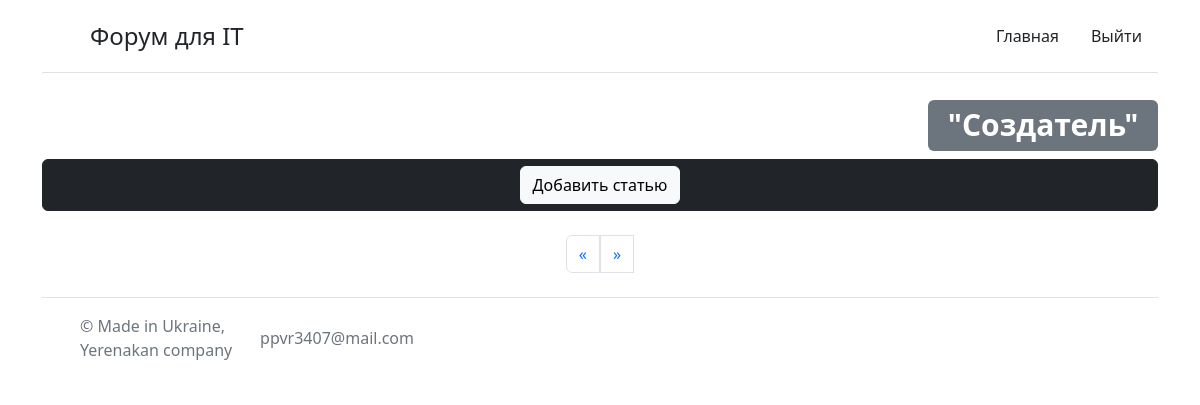
Before: / (signed in) with the older database file.
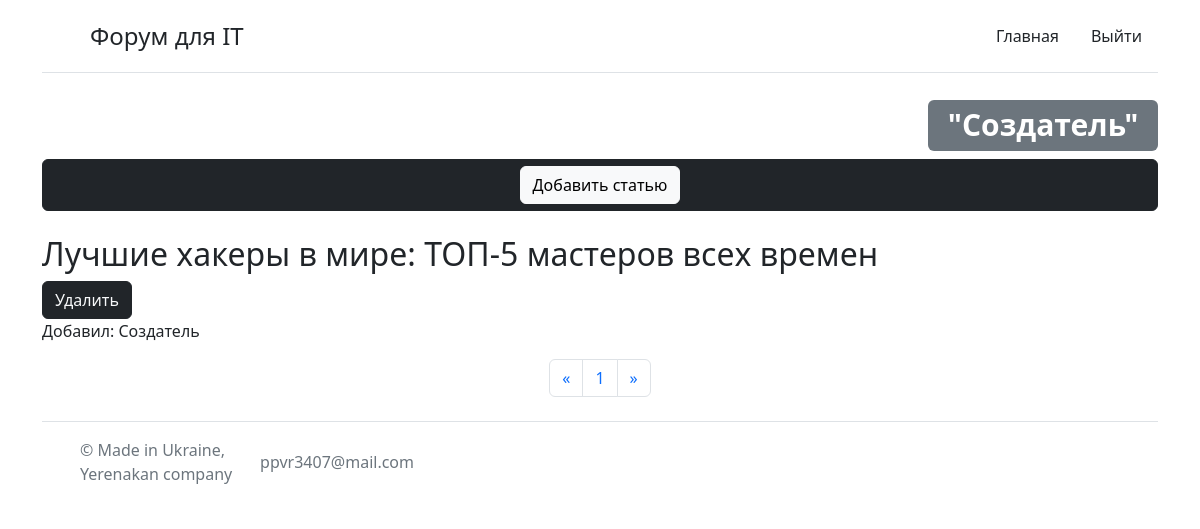
After: the same page with the newer database file.
### packages/modells.py (models this page shows, shortened)
class User(db.Model, UserMixin):
    id = db.Column(db.Integer, primary_key=True)
    login = db.Column(db.String(120), nullable=False, unique=True)
    password = db.Column(db.String, nullable=False)
    user_name = db.Column(db.String(20), nullable=False)
    tel = db.Column(db.String)
    super_vip = db.Column(db.Boolean,default=False)

class Date_b(db.Model):
    id = db.Column(db.Integer, primary_key=True)
    title = db.Column(db.String(300), nullable=False)
    text = db.Column(db.Text, nullable=False)
    time = db.Column(db.DateTime, default=datetime.utcnow)
    name_user = db.Column(db.String)

### packages/routes.py (the view)
@app.route("/")
@app.route("/<int:page>")
@login_required
def index(page=1):
    user = User.query.filter(User.login == Login().id).first()
    posts = db.session.query(Date_b).order_by(Date_b.id.desc()).paginate(page,5,False)
    return render_template("index.html", posts=posts,user=user)

### packages/routes.py (called while the page is built)
@manager.user_loader
def load_user(user_id):
    return User.query.get(user_id)

### packages/templates/index.html (shortened to what this page needs)
{% extends "base.html" %}
{% block body %}
<div class="container">
    <header class="d-flex flex-wrap justify-content-center py-3 mb-4 border-bottom">
      <a href="/" class="d-flex align-items-center mb-3 mb-md-0 me-md-auto text-dark text-decoration-none">
        <svg class="bi me-2" width="40" height="32"><use xlink:href="#bootstrap"></use></svg>
        <span class="fs-4">Форум для IT</span>
      </a>
      <ul class="nav nav-pills">
        <li class="nav-item"><a href="/" class="btn-dark nav-link  text-dark aria-current="page">Главная</a></li>
        <li class="nav-item"><a href="/logaut" class=" text-dark nav-link">Выйти</a></li>
      </ul>
    </header>
  </div>
<div class="container">
    <h1 class="text-end"><span class="badge bg-secondary">"{{user.user_name }}"</span></h1>
    <div class="btn btn-dark d-flex flex-wrap justify-content-center"><a href="/form" class="btn btn-light">Добавить статью</a></div>
    <br>
    {% for i in posts.items %}
    <div class=" ">
        <a href="/open/{{i.id}}" class="d-flex align-items-center mb-3 mb-md-0 me-md-auto text-dark text-decoration-none"><h2 >{{i.title}}</h2></a>
        {% if user.super_vip ==True %}
    </div>
        <a href="/delete/{{i.id}}" class="btn text-light btn-dark">Удалить</a>
        {% endif %}
        <p>Добавил: {{i.name_user}}</p>
    {% endfor %}
    <nav aria-label="Пример навигации по страницам">
        <ul class="pagination justify-content-center">
        <li class="page-item">
            <a class="page-link" href="{{url_for('index',page = posts.prev_num)}}" aria-label="Предыдущая">
            <span aria-hidden="true">&laquo;</span>
            </a>
        </li>
        {% for page in posts.iter_pages() %}
        <li class="page-item"><a class="page-link" href="/{{page}}">{{page}}</a></li>
        <li class="page-item">
        {% endfor %}
            <a class="page-link" href="{{url_for('index',page =posts.next_num)}}" aria-label="Следующая">
            <span aria-hidden="true">&raquo;</span>
            </a>
        </li>
        </ul>
    </nav>
</div>
{% endblock %}

### packages/templates/base.html (shortened to what this page needs)
<!DOCTYPE html>
<html lang="en">
<head>
    <link rel="stylesheet" href="https://cdn.jsdelivr.net/npm/bootstrap@5.2.0-beta1/dist/css/bootstrap.min.css">
    <link rel="stylesheet" type="text/css" href="{{ url_for( 'static', filename='css/style.css', v=1)}}">
<body>
{% block body %}{% endblock %}
<div class="container">
    <footer class="d-flex flex-wrap justify-content-between align-items-center py-3 my-4 border-top">
      <div class="col-md-4 d-flex align-items-center">
        <a href="/" class="mb-3 me-2 mb-md-0 text-muted text-decoration-none lh-1">
          <svg class="bi" width="30" height="24"><use xlink:href="#bootstrap"></use></svg>
        </a>
        <span class="mb-3 mb-md-0 text-muted">© Made in Ukraine, Yerenakan company</span>
        <p class="mb-3 mb-md-0 text-muted">ppvr3407@mail.com</p>
      </div>
      <ul class="nav col-md-4 justify-content-end list-unstyled d-flex">
        <li class="ms-3"><a class="text-muted" href="#"><svg class="bi" width="24" height="24"><use xlink:href="#twitter"></use></svg></a></li>
        <li class="ms-3"><a class="text-muted" href="#"><svg class="bi" width="24" height="24"><use xlink:href="#instagram"></use></svg></a></li>
        <li class="ms-3"><a class="text-muted" href="#"><svg class="bi" width="24" height="24"><use xlink:href="#facebook"></use></svg></a></li>
      </ul>
    </footer>
  </div>
</body>
</html>

Changed rows visible on the page:
added Date_b: title "Лучшие хакеры в мире: ТОП-5 мастеров всех времен", name_user "Создатель"
Other visible differences:
new list line: "1"
